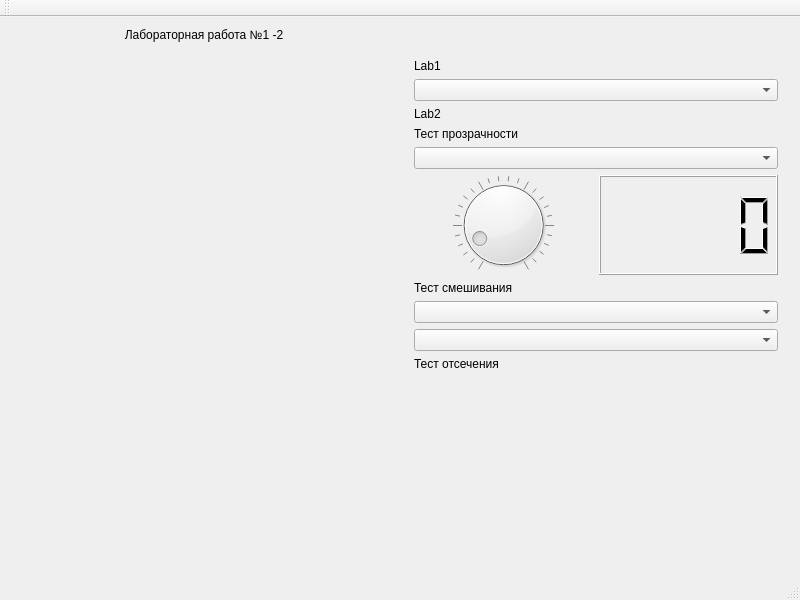
<?xml version="1.0" encoding="UTF-8"?>
<ui version="4.0">
 <class>MainWindow</class>
 <widget class="QMainWindow" name="MainWindow">
  <property name="geometry">
   <rect>
    <x>0</x>
    <y>0</y>
    <width>800</width>
    <height>600</height>
   </rect>
  </property>
  <property name="windowTitle">
   <string>MainWindow</string>
  </property>
  <widget class="QWidget" name="centralWidget">
   <layout class="QGridLayout" name="gridLayout">
    <item row="1" column="0">
     <widget class="GL_Widget" name="fieldGLWidget" native="true"/>
    </item>
    <item row="0" column="0">
     <widget class="QLabel" name="titleLabel">
      <property name="sizePolicy">
       <sizepolicy hsizetype="Preferred" vsizetype="Fixed">
        <horstretch>0</horstretch>
        <verstretch>0</verstretch>
       </sizepolicy>
      </property>
      <property name="text">
       <string>Лабораторная работа №1 -2</string>
      </property>
      <property name="alignment">
       <set>Qt::AlignCenter</set>
      </property>
     </widget>
    </item>
    <item row="1" column="1">
     <widget class="QFrame" name="frame">
      <property name="frameShape">
       <enum>QFrame::NoFrame</enum>
      </property>
      <property name="frameShadow">
       <enum>QFrame::Raised</enum>
      </property>
      <layout class="QGridLayout" name="gridLayout_2">
       <item row="6" column="0">
        <widget class="QDial" name="opacityDial">
         <property name="value">
          <number>10</number>
         </property>
         <property name="invertedAppearance">
          <bool>false</bool>
         </property>
         <property name="invertedControls">
          <bool>false</bool>
         </property>
         <property name="notchesVisible">
          <bool>true</bool>
         </property>
        </widget>
       </item>
       <item row="6" column="1">
        <widget class="QLCDNumber" name="opacityLcdNumber"/>
       </item>
       <item row="4" column="0" colspan="2">
        <widget class="QComboBox" name="opacityTestComboBox"/>
       </item>
       <item row="3" column="0" colspan="2">
        <widget class="QLabel" name="label_3">
         <property name="text">
          <string>Тест прозрачности</string>
         </property>
        </widget>
       </item>
       <item row="2" column="0" colspan="2">
        <widget class="QLabel" name="label_2">
         <property name="text">
          <string>Lab2</string>
         </property>
        </widget>
       </item>
       <item row="1" column="0" colspan="2">
        <widget class="QComboBox" name="typesComboBox"/>
       </item>
       <item row="0" column="0" colspan="2">
        <widget class="QLabel" name="label">
         <property name="text">
          <string>Lab1</string>
         </property>
        </widget>
       </item>
       <item row="7" column="0" colspan="2">
        <widget class="QLabel" name="label_4">
         <property name="text">
          <string>Тест смешивания</string>
         </property>
        </widget>
       </item>
       <item row="8" column="0" colspan="2">
        <widget class="QComboBox" name="blendTest1ComboBox"/>
       </item>
       <item row="9" column="0" colspan="2">
        <widget class="QComboBox" name="blendTest2ComboBox"/>
       </item>
       <item row="10" column="0" colspan="2">
        <widget class="QLabel" name="label_5">
         <property name="text">
          <string>Тест отсечения</string>
         </property>
        </widget>
       </item>
       <item row="11" column="0" colspan="2">
        <spacer name="verticalSpacer">
         <property name="orientation">
          <enum>Qt::Vertical</enum>
         </property>
         <property name="sizeHint" stdset="0">
          <size>
           <width>20</width>
           <height>100</height>
          </size>
         </property>
        </spacer>
       </item>
      </layout>
     </widget>
    </item>
   </layout>
  </widget>
  <widget class="QMenuBar" name="menuBar">
   <property name="geometry">
    <rect>
     <x>0</x>
     <y>0</y>
     <width>800</width>
     <height>22</height>
    </rect>
   </property>
  </widget>
  <widget class="QToolBar" name="mainToolBar">
   <attribute name="toolBarArea">
    <enum>TopToolBarArea</enum>
   </attribute>
   <attribute name="toolBarBreak">
    <bool>false</bool>
   </attribute>
  </widget>
  <widget class="QStatusBar" name="statusBar"/>
 </widget>
 <layoutdefault spacing="6" margin="11"/>
 <customwidgets>
  <customwidget>
   <class>GL_Widget</class>
   <extends>QWidget</extends>
   <header>widgets/gl_widget.h</header>
   <container>1</container>
  </customwidget>
 </customwidgets>
 <resources/>
 <connections/>
</ui>
